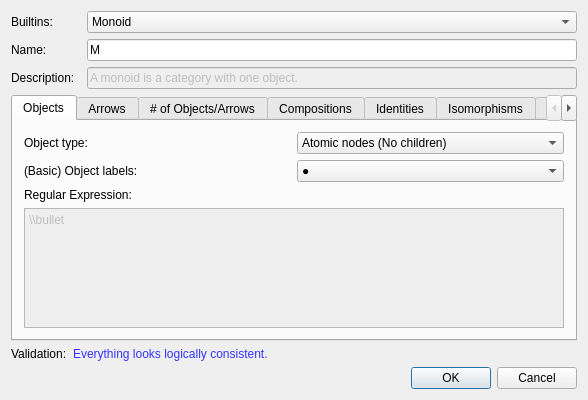
<?xml version="1.0" encoding="UTF-8"?>
<ui version="4.0">
 <class>CategoryClass</class>
 <widget class="QDialog" name="CategoryClass">
  <property name="geometry">
   <rect>
    <x>0</x>
    <y>0</y>
    <width>588</width>
    <height>400</height>
   </rect>
  </property>
  <property name="windowTitle">
   <string>Category</string>
  </property>
  <layout class="QGridLayout" name="gridLayout">
   <item row="5" column="0" colspan="4">
    <widget class="QDialogButtonBox" name="buttonBox">
     <property name="enabled">
      <bool>true</bool>
     </property>
     <property name="standardButtons">
      <set>QDialogButtonBox::Cancel|QDialogButtonBox::Ok</set>
     </property>
    </widget>
   </item>
   <item row="2" column="0" colspan="2">
    <widget class="QLabel" name="label_4">
     <property name="text">
      <string>Description:</string>
     </property>
    </widget>
   </item>
   <item row="0" column="0" colspan="2">
    <widget class="QLabel" name="label_9">
     <property name="text">
      <string>Builtins:</string>
     </property>
    </widget>
   </item>
   <item row="1" column="3">
    <widget class="QLineEdit" name="lineEdit">
     <property name="text">
      <string>M</string>
     </property>
    </widget>
   </item>
   <item row="0" column="3">
    <widget class="QComboBox" name="comboBox">
     <item>
      <property name="text">
       <string>Monoid</string>
      </property>
     </item>
     <item>
      <property name="text">
       <string>Custom Type</string>
      </property>
     </item>
    </widget>
   </item>
   <item row="1" column="0" colspan="2">
    <widget class="QLabel" name="label">
     <property name="text">
      <string>Name:</string>
     </property>
    </widget>
   </item>
   <item row="3" column="0" colspan="4">
    <widget class="QTabWidget" name="propertyTabs">
     <property name="enabled">
      <bool>true</bool>
     </property>
     <property name="currentIndex">
      <number>0</number>
     </property>
     <widget class="QWidget" name="objectsTab">
      <attribute name="title">
       <string>Objects</string>
      </attribute>
      <layout class="QGridLayout" name="gridLayout_16">
       <item row="0" column="0">
        <widget class="QLabel" name="label_24">
         <property name="text">
          <string>Object type:</string>
         </property>
        </widget>
       </item>
       <item row="0" column="1">
        <widget class="QComboBox" name="comboBox_2">
         <item>
          <property name="text">
           <string>Atomic nodes (No children)</string>
          </property>
         </item>
        </widget>
       </item>
       <item row="1" column="0">
        <widget class="QLabel" name="label_25">
         <property name="text">
          <string>(Basic) Object labels:</string>
         </property>
        </widget>
       </item>
       <item row="1" column="1">
        <widget class="QComboBox" name="objectLabelChoice">
         <item>
          <property name="text">
           <string>●</string>
          </property>
         </item>
         <item>
          <property name="text">
           <string>*</string>
          </property>
         </item>
         <item>
          <property name="text">
           <string>Latin upper (with prime ticks)</string>
          </property>
         </item>
         <item>
          <property name="text">
           <string>Latin upper (with prime ticks) or 0</string>
          </property>
         </item>
         <item>
          <property name="text">
           <string>Custom Regex</string>
          </property>
         </item>
        </widget>
       </item>
       <item row="2" column="0">
        <widget class="QLabel" name="label_26">
         <property name="text">
          <string>Regular Expression:</string>
         </property>
        </widget>
       </item>
       <item row="3" column="0" colspan="2">
        <widget class="QPlainTextEdit" name="objectLabelRegex">
         <property name="enabled">
          <bool>false</bool>
         </property>
         <property name="plainText">
          <string>\\bullet</string>
         </property>
        </widget>
       </item>
      </layout>
     </widget>
     <widget class="QWidget" name="arrowsTab">
      <attribute name="title">
       <string>Arrows</string>
      </attribute>
      <layout class="QGridLayout" name="gridLayout_17">
       <item row="0" column="0">
        <widget class="QLabel" name="label_29">
         <property name="text">
          <string>Arrow type:</string>
         </property>
        </widget>
       </item>
       <item row="0" column="1">
        <widget class="QComboBox" name="comboBox_3">
         <item>
          <property name="text">
           <string>General morphisms</string>
          </property>
         </item>
         <item>
          <property name="text">
           <string>Isomorphisms</string>
          </property>
         </item>
         <item>
          <property name="text">
           <string>Set maps</string>
          </property>
         </item>
         <item>
          <property name="text">
           <string>Left R-module homomorphisms</string>
          </property>
         </item>
         <item>
          <property name="text">
           <string>Right R-module homomorphisms</string>
          </property>
         </item>
         <item>
          <property name="text">
           <string>General functors</string>
          </property>
         </item>
         <item>
          <property name="text">
           <string>Functor isomorphisms</string>
          </property>
         </item>
        </widget>
       </item>
       <item row="1" column="0">
        <widget class="QLabel" name="label_28">
         <property name="text">
          <string>(Basic) Object labels:</string>
         </property>
        </widget>
       </item>
       <item row="1" column="1">
        <widget class="QComboBox" name="objectLabelChoice_2">
         <item>
          <property name="text">
           <string>Latin lower (with prime ticks)</string>
          </property>
         </item>
         <item>
          <property name="text">
           <string>Latin lower (with prime ticks) or 0</string>
          </property>
         </item>
         <item>
          <property name="text">
           <string>Latin upper (with prime ticks)</string>
          </property>
         </item>
         <item>
          <property name="text">
           <string>Latin upper (with prime ticks) or 0</string>
          </property>
         </item>
         <item>
          <property name="text">
           <string>Custom Regex</string>
          </property>
         </item>
        </widget>
       </item>
       <item row="2" column="0" colspan="2">
        <widget class="QLabel" name="label_27">
         <property name="text">
          <string>Regular Expression:</string>
         </property>
        </widget>
       </item>
       <item row="3" column="0" colspan="2">
        <widget class="QPlainTextEdit" name="objectLabelRegex_2">
         <property name="enabled">
          <bool>false</bool>
         </property>
         <property name="plainText">
          <string>[a-z]'*</string>
         </property>
        </widget>
       </item>
      </layout>
     </widget>
     <widget class="QWidget" name="tab">
      <attribute name="title">
       <string># of Objects/Arrows</string>
      </attribute>
      <layout class="QGridLayout" name="gridLayout_6">
       <item row="0" column="1">
        <widget class="QSpinBox" name="numberOfObjects">
         <property name="enabled">
          <bool>false</bool>
         </property>
         <property name="suffix">
          <string/>
         </property>
         <property name="prefix">
          <string/>
         </property>
         <property name="minimum">
          <number>-1</number>
         </property>
         <property name="maximum">
          <number>999999999</number>
         </property>
         <property name="value">
          <number>1</number>
         </property>
        </widget>
       </item>
       <item row="2" column="1" colspan="2">
        <widget class="QCheckBox" name="checkBox_3">
         <property name="enabled">
          <bool>false</bool>
         </property>
         <property name="text">
          <string>Is a locally small category</string>
         </property>
         <property name="checked">
          <bool>true</bool>
         </property>
        </widget>
       </item>
       <item row="1" column="1">
        <widget class="QSpinBox" name="numberOfArrows">
         <property name="enabled">
          <bool>true</bool>
         </property>
         <property name="suffix">
          <string/>
         </property>
         <property name="prefix">
          <string/>
         </property>
         <property name="minimum">
          <number>-2</number>
         </property>
         <property name="maximum">
          <number>999999999</number>
         </property>
         <property name="singleStep">
          <number>1</number>
         </property>
         <property name="value">
          <number>-1</number>
         </property>
        </widget>
       </item>
       <item row="0" column="2">
        <widget class="QLabel" name="label_6">
         <property name="text">
          <string>  (-1 = ∞)</string>
         </property>
        </widget>
       </item>
       <item row="0" column="0">
        <widget class="QLabel" name="label_2">
         <property name="text">
          <string>Number of objects:</string>
         </property>
        </widget>
       </item>
       <item row="1" column="2">
        <widget class="QLabel" name="label_8">
         <property name="text">
          <string>  (-1 = ∞, -2 = it varies)</string>
         </property>
        </widget>
       </item>
       <item row="2" column="0">
        <widget class="QCheckBox" name="checkBox_2">
         <property name="enabled">
          <bool>false</bool>
         </property>
         <property name="text">
          <string>Is a small category</string>
         </property>
         <property name="checked">
          <bool>true</bool>
         </property>
        </widget>
       </item>
       <item row="1" column="0">
        <widget class="QLabel" name="label_7">
         <property name="text">
          <string>Number of arrows in Hom(A,B):</string>
         </property>
        </widget>
       </item>
      </layout>
     </widget>
     <widget class="QWidget" name="compositionsTab">
      <attribute name="title">
       <string>Compositions</string>
      </attribute>
      <layout class="QGridLayout" name="gridLayout_7">
       <item row="0" column="0">
        <widget class="QLabel" name="label_10">
         <property name="text">
          <string>The composition of f:X→Y and g:Y→Z is written:</string>
         </property>
        </widget>
       </item>
       <item row="0" column="1" colspan="2">
        <widget class="QLineEdit" name="lineEdit_5">
         <property name="text">
          <string>gf</string>
         </property>
        </widget>
       </item>
       <item row="1" column="0" colspan="2">
        <widget class="QLabel" name="label_11">
         <property name="text">
          <string>The composition of f:X→Y and g⁻¹:Y→Z (if it exists) is written:</string>
         </property>
        </widget>
       </item>
       <item row="1" column="2">
        <widget class="QLineEdit" name="lineEdit_6">
         <property name="text">
          <string>g^{-1}f</string>
         </property>
        </widget>
       </item>
      </layout>
     </widget>
     <widget class="QWidget" name="identitiesTab">
      <attribute name="title">
       <string>Identities</string>
      </attribute>
      <layout class="QGridLayout" name="gridLayout_5">
       <item row="0" column="2">
        <widget class="QLabel" name="label_5">
         <property name="text">
          <string/>
         </property>
        </widget>
       </item>
       <item row="0" column="3">
        <widget class="QLineEdit" name="lineEdit_4">
         <property name="text">
          <string>1</string>
         </property>
        </widget>
       </item>
       <item row="0" column="0" colspan="2">
        <widget class="QCheckBox" name="checkBox">
         <property name="enabled">
          <bool>false</bool>
         </property>
         <property name="text">
          <string>Each object X has an identity arrow:</string>
         </property>
         <property name="checked">
          <bool>true</bool>
         </property>
        </widget>
       </item>
      </layout>
     </widget>
     <widget class="QWidget" name="isomorphismsTab">
      <attribute name="title">
       <string>Isomorphisms</string>
      </attribute>
      <layout class="QGridLayout" name="gridLayout_8">
       <item row="0" column="0" colspan="3">
        <widget class="QCheckBox" name="checkBox_4">
         <property name="text">
          <string>Every arrow f is invertible</string>
         </property>
        </widget>
       </item>
       <item row="1" column="0" rowspan="2" colspan="2">
        <widget class="QLabel" name="label_13">
         <property name="text">
          <string>If it exists, f⁻¹ is written:</string>
         </property>
        </widget>
       </item>
       <item row="1" column="2" rowspan="2">
        <widget class="QLineEdit" name="lineEdit_7">
         <property name="text">
          <string>f^{-1}</string>
         </property>
        </widget>
       </item>
       <item row="2" column="1">
        <widget class="QLabel" name="label_12">
         <property name="text">
          <string/>
         </property>
        </widget>
       </item>
      </layout>
     </widget>
     <widget class="QWidget" name="initialTerminalObjectsTab">
      <attribute name="title">
       <string>Initials/Terminals</string>
      </attribute>
      <layout class="QGridLayout" name="gridLayout_2">
       <item row="0" column="0">
        <widget class="QCheckBox" name="hasZeroObject">
         <property name="enabled">
          <bool>true</bool>
         </property>
         <property name="text">
          <string>Has a zero object:</string>
         </property>
         <property name="checked">
          <bool>false</bool>
         </property>
        </widget>
       </item>
       <item row="0" column="1" colspan="2">
        <widget class="QLineEdit" name="zeroObject">
         <property name="enabled">
          <bool>true</bool>
         </property>
         <property name="text">
          <string>0</string>
         </property>
        </widget>
       </item>
       <item row="1" column="0" colspan="2">
        <widget class="QCheckBox" name="hasInitialObject">
         <property name="enabled">
          <bool>true</bool>
         </property>
         <property name="text">
          <string>Has an initial object:</string>
         </property>
         <property name="checked">
          <bool>false</bool>
         </property>
        </widget>
       </item>
       <item row="2" column="0" colspan="2">
        <widget class="QCheckBox" name="hasTerminalObject">
         <property name="enabled">
          <bool>true</bool>
         </property>
         <property name="text">
          <string>Has a terminal object:</string>
         </property>
         <property name="checked">
          <bool>false</bool>
         </property>
        </widget>
       </item>
       <item row="2" column="2">
        <widget class="QLineEdit" name="terminalObject">
         <property name="enabled">
          <bool>true</bool>
         </property>
         <property name="text">
          <string>\{*\}</string>
         </property>
        </widget>
       </item>
       <item row="1" column="2">
        <widget class="QLineEdit" name="initialObject">
         <property name="enabled">
          <bool>true</bool>
         </property>
         <property name="text">
          <string>\varnothing</string>
         </property>
        </widget>
       </item>
      </layout>
     </widget>
     <widget class="QWidget" name="productsTab">
      <attribute name="title">
       <string>(Co)products</string>
      </attribute>
      <layout class="QGridLayout" name="gridLayout_3">
       <item row="0" column="2">
        <widget class="QLineEdit" name="binaryProduct">
         <property name="enabled">
          <bool>false</bool>
         </property>
         <property name="text">
          <string>A\times B</string>
         </property>
        </widget>
       </item>
       <item row="0" column="0">
        <widget class="QCheckBox" name="hasBinaryProducts">
         <property name="enabled">
          <bool>false</bool>
         </property>
         <property name="text">
          <string>Any two objects A,B have a binary product:</string>
         </property>
         <property name="checked">
          <bool>true</bool>
         </property>
        </widget>
       </item>
      </layout>
     </widget>
     <widget class="QWidget" name="nameParametersTab">
      <attribute name="title">
       <string>Name Parameters</string>
      </attribute>
      <layout class="QGridLayout" name="gridLayout_4">
       <item row="0" column="0">
        <widget class="QLabel" name="label_3">
         <property name="text">
          <string>Parameter(s):</string>
         </property>
        </widget>
       </item>
       <item row="0" column="1">
        <widget class="QLineEdit" name="lineEdit_2">
         <property name="enabled">
          <bool>false</bool>
         </property>
         <property name="text">
          <string>R:Ring</string>
         </property>
         <property name="placeholderText">
          <string>A comma-separated list of typed parameters such as R:Ring</string>
         </property>
        </widget>
       </item>
       <item row="1" column="0">
        <widget class="QPushButton" name="typesButton">
         <property name="text">
          <string>Categories (&quot;Types&quot;)...</string>
         </property>
        </widget>
       </item>
      </layout>
     </widget>
    </widget>
   </item>
   <item row="2" column="3">
    <widget class="QLineEdit" name="lineEdit_3">
     <property name="enabled">
      <bool>false</bool>
     </property>
     <property name="text">
      <string>A monoid is a category with one object.</string>
     </property>
    </widget>
   </item>
   <item row="4" column="0">
    <widget class="QLabel" name="label_30">
     <property name="text">
      <string>Validation:</string>
     </property>
    </widget>
   </item>
   <item row="4" column="1" colspan="3">
    <widget class="QLabel" name="label_31">
     <property name="styleSheet">
      <string notr="true">color:rgb(51,51,255)</string>
     </property>
     <property name="text">
      <string>Everything looks logically consistent.</string>
     </property>
    </widget>
   </item>
  </layout>
 </widget>
 <layoutdefault spacing="6" margin="11"/>
 <tabstops>
  <tabstop>comboBox</tabstop>
  <tabstop>lineEdit</tabstop>
  <tabstop>lineEdit_3</tabstop>
  <tabstop>propertyTabs</tabstop>
  <tabstop>comboBox_2</tabstop>
  <tabstop>objectLabelChoice</tabstop>
  <tabstop>objectLabelRegex</tabstop>
  <tabstop>comboBox_3</tabstop>
  <tabstop>objectLabelChoice_2</tabstop>
  <tabstop>objectLabelRegex_2</tabstop>
  <tabstop>numberOfObjects</tabstop>
  <tabstop>numberOfArrows</tabstop>
  <tabstop>checkBox_2</tabstop>
  <tabstop>checkBox_3</tabstop>
  <tabstop>lineEdit_5</tabstop>
  <tabstop>lineEdit_6</tabstop>
  <tabstop>checkBox</tabstop>
  <tabstop>lineEdit_4</tabstop>
  <tabstop>checkBox_4</tabstop>
  <tabstop>lineEdit_7</tabstop>
  <tabstop>hasZeroObject</tabstop>
  <tabstop>zeroObject</tabstop>
  <tabstop>hasInitialObject</tabstop>
  <tabstop>initialObject</tabstop>
  <tabstop>hasTerminalObject</tabstop>
  <tabstop>terminalObject</tabstop>
  <tabstop>hasBinaryProducts</tabstop>
  <tabstop>binaryProduct</tabstop>
  <tabstop>lineEdit_2</tabstop>
  <tabstop>typesButton</tabstop>
  <tabstop>lineEdit_11</tabstop>
  <tabstop>checkBox_7</tabstop>
  <tabstop>checkBox_8</tabstop>
  <tabstop>lineEdit_12</tabstop>
  <tabstop>hasZeroObject_2</tabstop>
  <tabstop>zeroObject_2</tabstop>
  <tabstop>hasInitialObject_2</tabstop>
  <tabstop>hasTerminalObject_2</tabstop>
  <tabstop>terminalObject_2</tabstop>
  <tabstop>initialObject_2</tabstop>
  <tabstop>binaryProduct_2</tabstop>
  <tabstop>hasBinaryProducts_2</tabstop>
  <tabstop>lineEdit_13</tabstop>
  <tabstop>typesButton_2</tabstop>
  <tabstop>numberOfArrows_2</tabstop>
  <tabstop>checkBox_6</tabstop>
  <tabstop>lineEdit_10</tabstop>
  <tabstop>numberOfObjects_2</tabstop>
  <tabstop>checkBox_5</tabstop>
  <tabstop>lineEdit_9</tabstop>
 </tabstops>
 <resources/>
 <connections/>
</ui>
